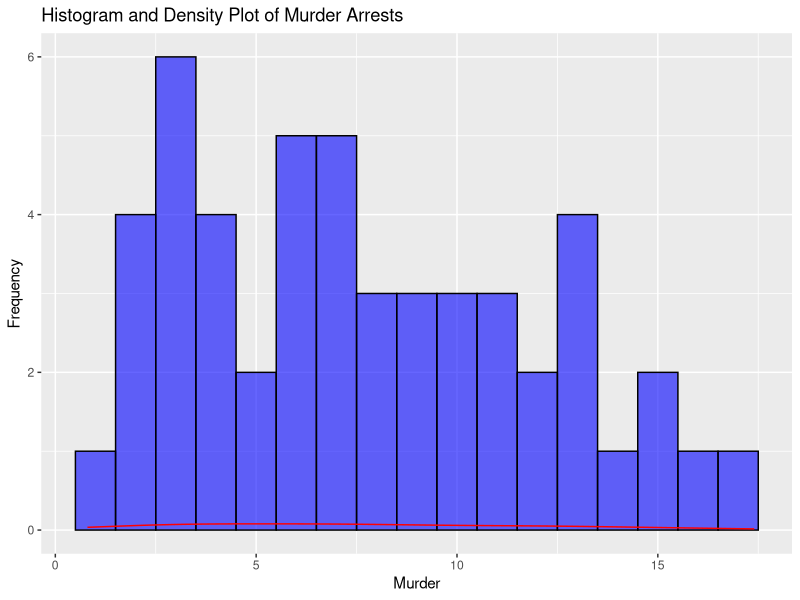
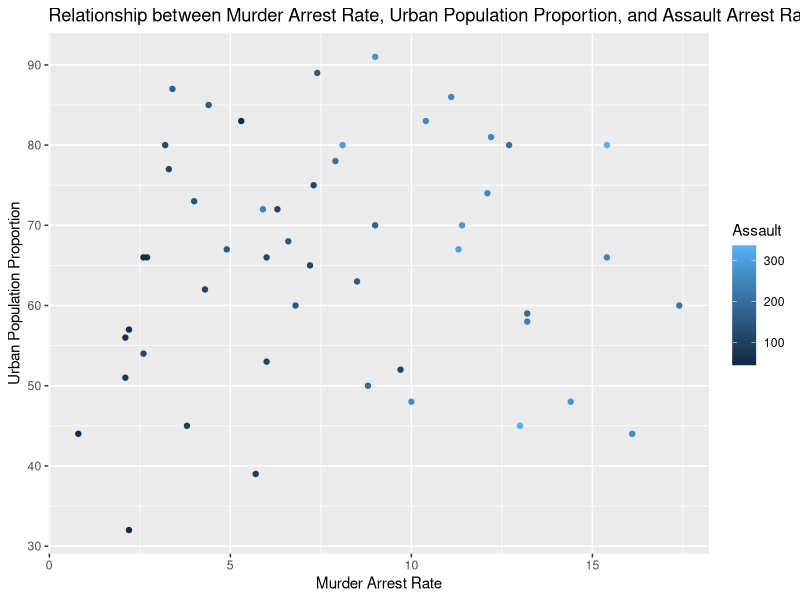
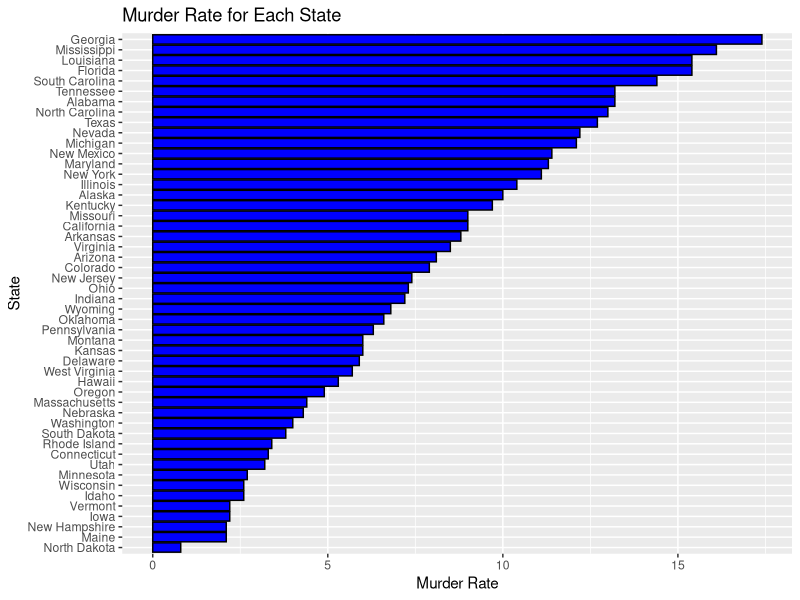

Write the R code that produced these figures, in order.
# Load required libraries
library(ggplot2)

# Load the USArrests dataset
data("USArrests")

# (i) a. Explore the summary of the dataset
summary(USArrests)
sapply(USArrests, class)
sapply(USArrests, length)

# b. Print the state which saw the largest total number of rape
state_max_rape <- rownames(USArrests)[which.max(USArrests$Rape)]
cat("State with the largest total number of rape:", state_max_rape, "\n")

# c. Print the states with the max & min crime rates for murder
state_max_murder <- rownames(USArrests)[which.max(USArrests$Murder)]
state_min_murder <- rownames(USArrests)[which.min(USArrests$Murder)]
cat("State with the highest crime rate for murder:", state_max_murder, "\n")
cat("State with the lowest crime rate for murder:", state_min_murder, "\n")

# (ii) a. Find the correlation among the features
correlation_matrix <- cor(USArrests)
print(correlation_matrix)

# b. Print the states which have assault arrests more than median of the country
median_assault <- median(USArrests$Assault)
states_higher_than_median <- rownames(USArrests)[USArrests$Assault > median_assault]
cat("States with assault arrests more than median:", states_higher_than_median, "\n")

# c. Print the states in the bottom 25% of murder
murder_25th_percentile <- quantile(USArrests$Murder, 0.25)
states_bottom_25_percent <- rownames(USArrests)[USArrests$Murder < murder_25th_percentile]
cat("States in the bottom 25% of murder:", states_bottom_25_percent, "\n")

# (iii) a. Create histogram and density plot of murder arrests by US state
ggplot(USArrests, aes(x = Murder)) +
  geom_histogram(binwidth = 1, fill = "blue", color = "black", alpha = 0.6) +
  geom_density(color = "red") +
  labs(title = "Histogram and Density Plot of Murder Arrests", x = "Murder", y = "Frequency")

# b. Create a scatter plot with murder arrest rate, urban population proportion, and assault arrest rate
ggplot(USArrests, aes(x = Murder, y = UrbanPop, color = Assault)) +
  geom_point() +
  labs(title = "Relationship between Murder Arrest Rate, Urban Population Proportion, and Assault Arrest Rate",
       x = "Murder Arrest Rate", y = "Urban Population Proportion")

# c. Create a bar graph to show the murder rate for each of the 50 states
ggplot(USArrests, aes(x = reorder(row.names(USArrests), Murder), y = Murder)) +
  geom_bar(stat = "identity", fill = "blue", color = "black") +
  coord_flip() +
  labs(title = "Murder Rate for Each State", x = "State", y = "Murder Rate")
